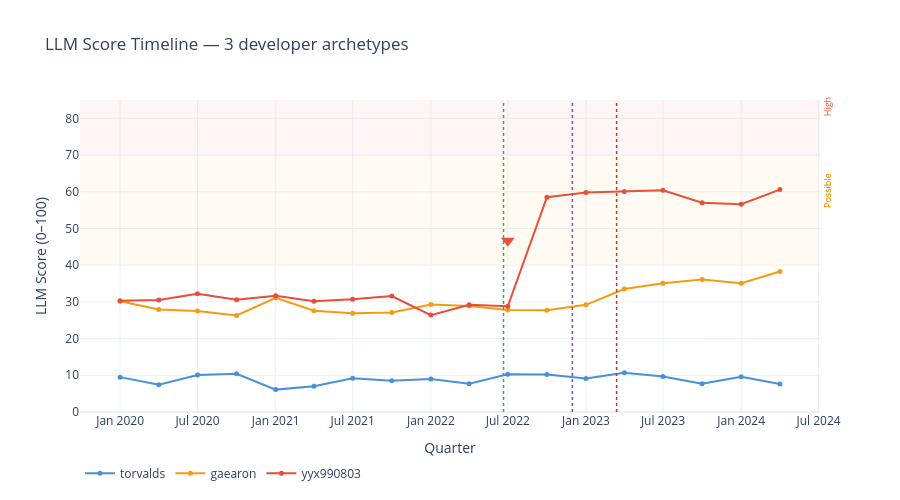

Here is the notebook cell this chart was saved with:
### Markdown cell above
## 3. LLM Score Timeline + Change-Point Detection

### Code cell
COLORS = {"torvalds": "#4a90d9", "gaearon": "#f39c12", "yyx990803": "#e74c3c"}
MILESTONE_COLORS = {"GitHub Copilot GA": "#27ae60",
                    "ChatGPT Launch": "#8e44ad", "GPT-4 Release": "#c0392b"}

fig = go.Figure()

# LLM milestone bands
for label, dt in LLM_MILESTONES.items():
    if label not in MILESTONE_COLORS:
        continue
    fig.add_vline(
        x=dt.timestamp() * 1000, line_dash="dot",
        line_color=MILESTONE_COLORS[label], line_width=1.5,
        annotation_text=label.replace("GitHub ", "").replace(" Launch", ""),
        annotation_position="top",
        annotation_font_size=10,
    )

# Score timelines + change-points
for author, scores in timelines.items():
    xs = [s.period_start for s in scores]
    ys = [s.llm_score    for s in scores]
    color = COLORS[author]

    fig.add_trace(go.Scatter(
        x=xs, y=ys, mode="lines+markers", name=author,
        line=dict(color=color, width=2),
        marker=dict(size=5),
    ))

    cps = detect_change_points(author, scores, min_size=2, penalty=2.0, min_magnitude=8.0)
    for cp in cps:
        fig.add_trace(go.Scatter(
            x=[cp.date], y=[cp.value_after + 3],
            mode="markers", marker=dict(symbol="triangle-down", size=12, color=color),
            name=f"{author} change-point", showlegend=False,
            hovertext=f"Δ {cp.magnitude:+.1f} — {cp.nearest_llm_event or 'unknown'}",
        ))

# Verdict thresholds
fig.add_hrect(y0=40, y1=70,  fillcolor="#f39c12", opacity=0.05, line_width=0)
fig.add_hrect(y0=70, y1=100, fillcolor="#e74c3c", opacity=0.05, line_width=0)

fig.update_layout(
    title="LLM Score Timeline — 3 developer archetypes",
    xaxis_title="Quarter", yaxis_title="LLM Score (0–100)",
    yaxis=dict(range=[0, 85]),
    legend=dict(orientation="h", y=-0.15),
    template="plotly_white", height=500,
    annotations=[
        dict(x=1.01, y=55, xref="paper", yref="y", text="Possible", showarrow=False,
             font=dict(size=9, color="#f39c12"), textangle=-90),
        dict(x=1.01, y=80, xref="paper", yref="y", text="High", showarrow=False,
             font=dict(size=9, color="#e74c3c"), textangle=-90),
    ],
)
fig.show()

### Figure 1 — Plotly figure (JSON) as saved in the notebook; plotly's stock layout.template omitted (floating-point values rounded to 4 significant figures)
{"data": [{"line": {"color": "#4a90d9", "width": 2}, "marker": {"size": 5}, "mode": "lines+markers", "name": "torvalds", "type": "scatter", "x": ["2020-01-01T00:00:00+00:00", "2020-04-01T00:00:00+00:00", "2020-07-01T00:00:00+00:00", "2020-10-01T00:00:00+00:00", "2021-01-01T00:00:00+00:00", "2021-04-01T00:00:00+00:00", "2021-07-01T00:00:00+00:00", "2021-10-01T00:00:00+00:00", "2022-01-01T00:00:00+00:00", "2022-04-01T00:00:00+00:00", "2022-07-01T00:00:00+00:00", "2022-10-01T00:00:00+00:00", "2023-01-01T00:00:00+00:00", "2023-04-01T00:00:00+00:00", "2023-07-01T00:00:00+00:00", "2023-10-01T00:00:00+00:00", "2024-01-01T00:00:00+00:00", "2024-04-01T00:00:00+00:00"], "y": [9.5, 7.4, 10.1, 10.4, 6.1, 7.0, 9.2, 8.5, 9.0, 7.7, 10.3, 10.2, 9.1, 10.7, 9.7, 7.7, 9.6, 7.6]}, {"line": {"color": "#f39c12", "width": 2}, "marker": {"size": 5}, "mode": "lines+markers", "name": "gaearon", "type": "scatter", "x": ["2020-01-01T00:00:00+00:00", "2020-04-01T00:00:00+00:00", "2020-07-01T00:00:00+00:00", "2020-10-01T00:00:00+00:00", "2021-01-01T00:00:00+00:00", "2021-04-01T00:00:00+00:00", "2021-07-01T00:00:00+00:00", "2021-10-01T00:00:00+00:00", "2022-01-01T00:00:00+00:00", "2022-04-01T00:00:00+00:00", "2022-07-01T00:00:00+00:00", "2022-10-01T00:00:00+00:00", "2023-01-01T00:00:00+00:00", "2023-04-01T00:00:00+00:00", "2023-07-01T00:00:00+00:00", "2023-10-01T00:00:00+00:00", "2024-01-01T00:00:00+00:00", "2024-04-01T00:00:00+00:00"], "y": [30.2, 27.9, 27.5, 26.3, 31.1, 27.6, 26.9, 27.1, 29.3, 28.9, 27.8, 27.7, 29.2, 33.5, 35.1, 36.1, 35.1, 38.3]}, {"line": {"color": "#e74c3c", "width": 2}, "marker": {"size": 5}, "mode": "lines+markers", "name": "yyx990803", "type": "scatter", "x": ["2020-01-01T00:00:00+00:00", "2020-04-01T00:00:00+00:00", "2020-07-01T00:00:00+00:00", "2020-10-01T00:00:00+00:00", "2021-01-01T00:00:00+00:00", "2021-04-01T00:00:00+00:00", "2021-07-01T00:00:00+00:00", "2021-10-01T00:00:00+00:00", "2022-01-01T00:00:00+00:00", "2022-04-01T00:00:00+00:00", "2022-07-01T00:00:00+00:00", "2022-10-01T00:00:00+00:00", "2023-01-01T00:00:00+00:00", "2023-04-01T00:00:00+00:00", "2023-07-01T00:00:00+00:00", "2023-10-01T00:00:00+00:00", "2024-01-01T00:00:00+00:00", "2024-04-01T00:00:00+00:00"], "y": [30.3, 30.5, 32.2, 30.6, 31.7, 30.2, 30.7, 31.6, 26.4, 29.2, 28.8, 58.5, 59.8, 60.1, 60.4, 57.0, 56.6, 60.6]}, {"hovertext": "Δ +15.8 — GitHub Copilot GA (2022-06)", "marker": {"color": "#e74c3c", "size": 12, "symbol": "triangle-down"}, "mode": "markers", "name": "yyx990803 change-point", "showlegend": false, "type": "scatter", "x": ["2022-07-01T00:00:00+00:00"], "y": [46.65]}], "layout": {"annotations": [{"font": {"color": "#f39c12", "size": 9}, "showarrow": false, "text": "Possible", "textangle": -90, "x": 1.01, "xanchor": "center", "xref": "paper", "y": 55, "yanchor": "bottom", "yref": "y"}, {"font": {"color": "#e74c3c", "size": 9}, "showarrow": false, "text": "High", "textangle": -90, "x": 1.01, "xanchor": "center", "xref": "paper", "y": 80, "yanchor": "bottom", "yref": "y"}, {"font": {"color": "#f39c12", "size": 9}, "showarrow": false, "text": "Possible", "textangle": -90, "x": 1.01, "xanchor": "center", "xref": "paper", "y": 55, "yanchor": "bottom", "yref": "y"}], "height": 500, "legend": {"orientation": "h", "y": -0.15}, "shapes": [{"line": {"color": "#27ae60", "dash": "dot", "width": 1.5}, "type": "line", "x0": 1656000000000.0, "x1": 1656000000000.0, "xref": "x", "y0": 0, "y1": 1, "yref": "y domain"}, {"line": {"color": "#8e44ad", "dash": "dot", "width": 1.5}, "type": "line", "x0": 1670000000000.0, "x1": 1670000000000.0, "xref": "x", "y0": 0, "y1": 1, "yref": "y domain"}, {"line": {"color": "#c0392b", "dash": "dot", "width": 1.5}, "type": "line", "x0": 1679000000000.0, "x1": 1679000000000.0, "xref": "x", "y0": 0, "y1": 1, "yref": "y domain"}, {"fillcolor": "#f39c12", "line": {"width": 0}, "opacity": 0.05, "type": "rect", "x0": 0, "x1": 1, "xref": "x domain", "y0": 40, "y1": 70, "yref": "y"}, {"fillcolor": "#e74c3c", "line": {"width": 0}, "opacity": 0.05, "type": "rect", "x0": 0, "x1": 1, "xref": "x domain", "y0": 70, "y1": 100, "yref": "y"}], "title": {"text": "LLM Score Timeline — 3 developer archetypes"}, "xaxis": {"title": {"text": "Quarter"}}, "yaxis": {"range": [0, 85], "title": {"text": "LLM Score (0–100)"}}}}
